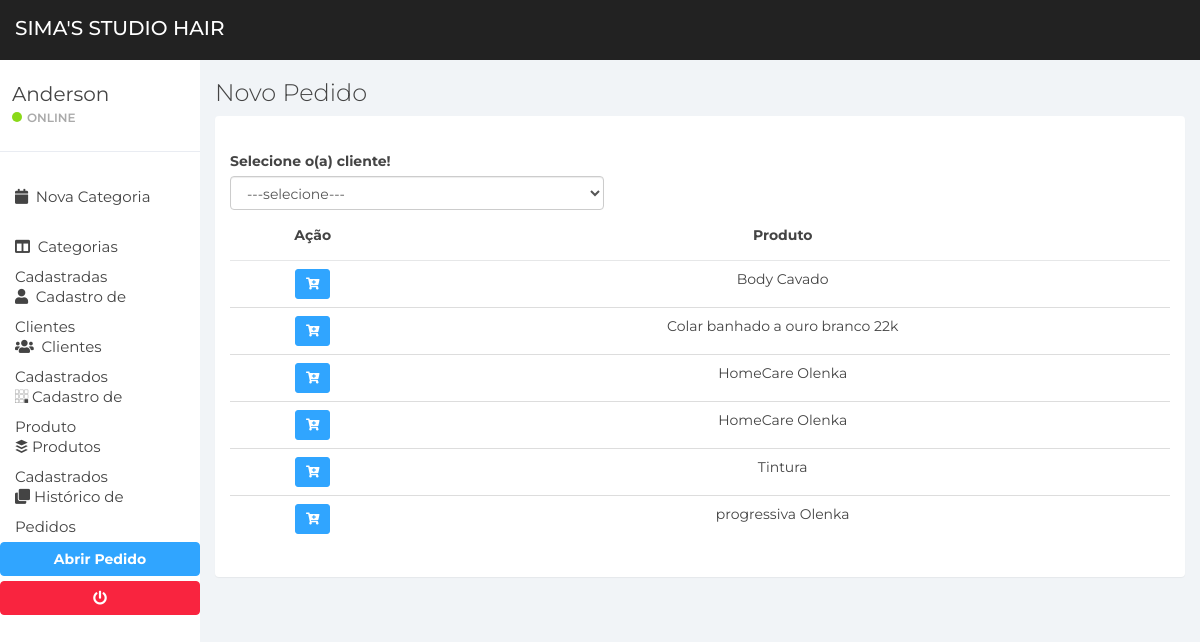
The app's page /pedido/new-pedido/, older data.
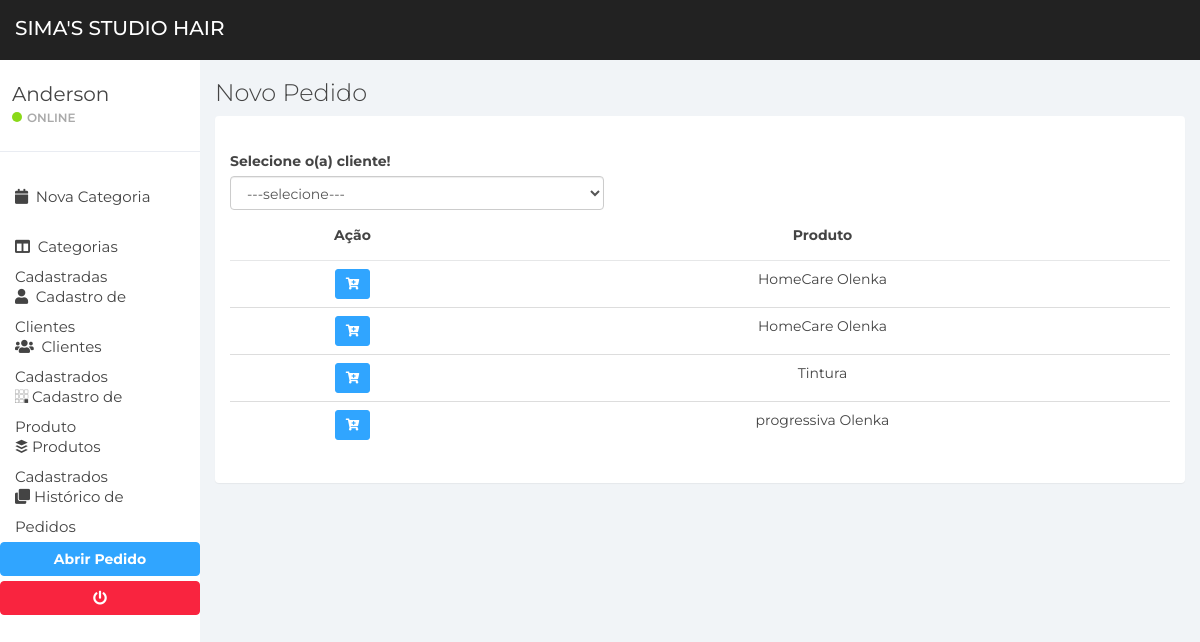
The same page, newer data.
### apps/item/models.py (models this page shows, shortened)
class Item(models.Model):
    loja = models.ForeignKey(to=Store, on_delete=models.DO_NOTHING, blank=True, null=True)
    categoria = models.ForeignKey(to=Category, on_delete=models.DO_NOTHING)
    nome = models.CharField(max_length=200)
    descricao = models.TextField(max_length=200, blank=True, null=True)
    is_active = models.BooleanField(default=True)
    data = models.DateTimeField(auto_now_add=True)
    class Meta:
        verbose_name = 'Item'
        verbose_name_plural = 'Itens'

### apps/pedido/views.py (the view, shortened to what this page needs)
# urls.py: path('new-pedido/', views.create_update_pedido, name="new-pedido"),
def create_update_pedido(request, pk=None):
    page_title = 'Novo Pedido' if not pk else 'Editar Pedido'
    notification = None
    msg = None
    line = ''
    col0 = ''
    col1 = ''
    col2 = ''
    col3 = ''
    col4 = ''
    obs = ''
    pag = None
    clientes = None
    produto = None
    produtos = Item.objects.filter(is_active=True).order_by('nome')
    clientes = Cliente.objects.filter(is_active=True)
    context = {
        'page_title': page_title, 'notification': notification, 'msg': msg, 'clientes': clientes, 'produtos': produtos,
        'pk': pk, 'pag': pag, 'line': line, 'obs': obs
    }
    return render(request, 'cadastro_pedido.html', context)

### apps/pedido/templates/cadastro_pedido.html (shortened to what this page needs)
{% extends 'base/base.html' %}
{% load static %}
{% block content %}
<div class="row">
    <div class="col-md-5">
        <label for="id-cliente">Selecione o(a) cliente!</label>
        <select class="form-control" name="cliente" id="id-cliente">
            <option value="0">---selecione---</option>
        </select>
    </div>
    <br>
</div>
<div class="table-responsive">
    <table class="table text-center table-hover">
        <thead>
        <tr>
            <th class="text-center">Ação</th>
            <th class="text-center">Produto</th>
        </tr>
        </thead>
        <tbody>
        {% for p in produtos %}
        <tr>
            <td>
                <div class="button-group">
                    <button class="btn btn-primary btn-modal btn-sm shadow add-cart" value="{{ p.pk }}" name="{{p.nome}}"><i class="fas fa-cart-plus"></i></button>
                </div>
            </td>
            <td>{{ p.nome }}</td>
        </tr>
        {% endfor %}
        </tbody>
    </table>
</div>
{% endblock %}

Row changes from the older to the newer data that the page shows:
no longer on this page (row edited): Item: nome "Body Cavado"
no longer on this page (row edited): Item: nome "Colar banhado a ouro branco 22k"
